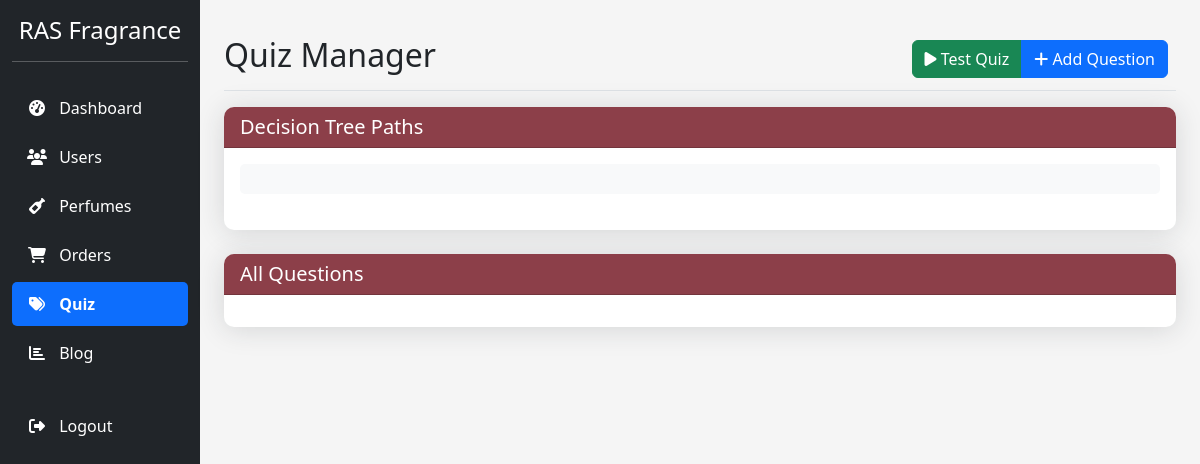
Page /manage_quiz.php on the earlier database version.
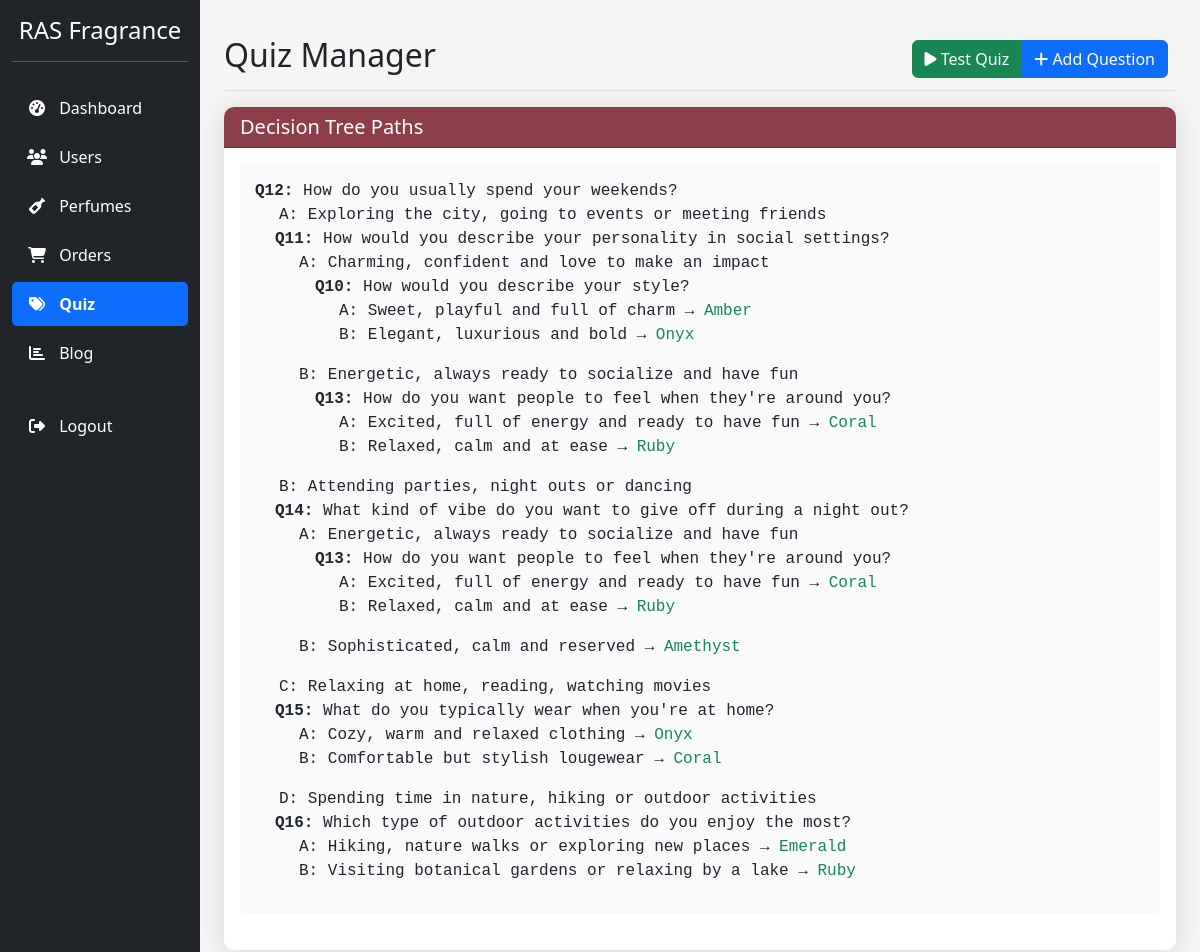
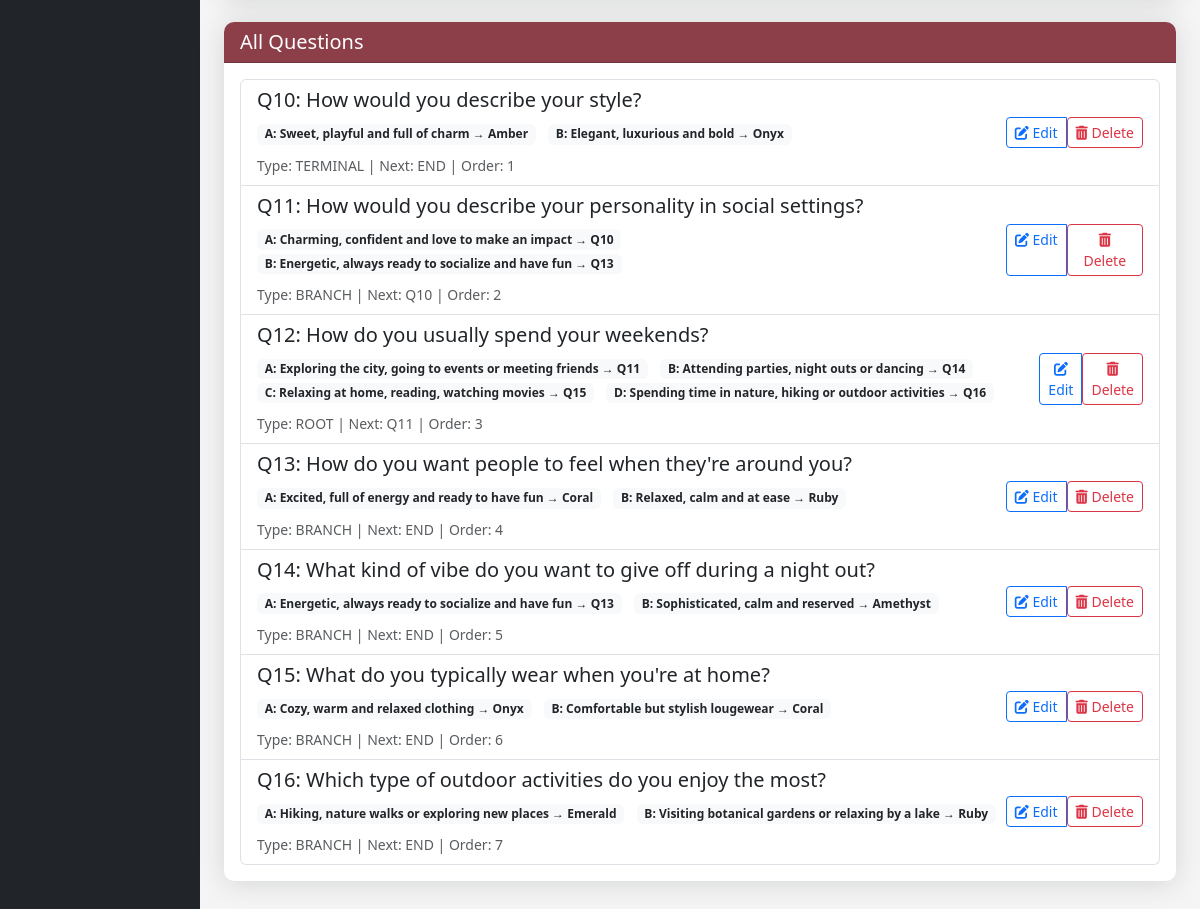
Same page on the later database version (2 pictures, top to bottom).
### tables this page shows
CREATE TABLE `perfume_quiz` (
  `id` int(11) NOT NULL,
  `question` text NOT NULL,
  `answers` longtext NOT NULL CHECK (json_valid(`answers`)),
  `is_active` tinyint(1) DEFAULT 1,
  `sort_order` int(11) DEFAULT 0,
  `question_type` enum('root','branch','terminal') DEFAULT 'branch',
  `next_question_id` int(11) DEFAULT NULL
);

### manage_quiz.php (the view, shortened to what the rows shown need)
<?php
require_once 'db_connection.php';
$questions = [];
$result = $conn->query("SELECT * FROM perfume_quiz ORDER BY sort_order");
if ($result) {
    while ($row = $result->fetch_assoc()) {
        $questions[] = $row;
    }
}
?>
<!DOCTYPE html>
<html lang="en">
<head>
    <link href="https://cdn.jsdelivr.net/npm/bootstrap@5.3.0/dist/css/bootstrap.min.css" rel="stylesheet">
    <link rel="stylesheet" href="https://cdnjs.cloudflare.com/ajax/libs/font-awesome/6.4.0/css/all.min.css">
</head>
<body>
    <div class="container-fluid">
        <div class="row">
            <main class="col-md-9 ms-sm-auto col-lg-10 px-md-4 main-content">
                <div class="d-flex justify-content-between flex-wrap flex-md-nowrap align-items-center pt-3 pb-2 mb-3 page-header">
                    <h1 class="h2"><?= isset($_GET['quiz']) ? 'Perfume Quiz' : 'Quiz Manager' ?></h1>
                </div>
                <?php if (isset($_GET['quiz'])): ?>
                    <div class="quiz-container" id="quiz-container">
                    </div>
                    <script>
                        document.addEventListener('DOMContentLoaded', function() {
                            const questions = <?= json_encode($questions) ?>;
                            let currentQuestion = questions.find(q => q.question_type === 'root');
                            if (!currentQuestion) {
                                document.getElementById('quiz-container').innerHTML = `
                                    <div class="alert alert-danger">
                                        No root question found. Please set a question as root type.
                                    </div>`;
                                return;
                            }
                            function loadQuestion(question) {
                                try {
                                    const answers = JSON.parse(question.answers);
                                    let answersHTML = '';
                                    for (const [key, answer] of Object.entries(answers)) {
                                        answersHTML += `
                                            <button onclick="handleAnswer('${key}')"
                                                    class="list-group-item list-group-item-action answer-btn">
                                                <strong>${key}.</strong> ${answer.text}
                                            </button>`;
                                    }
                                    document.getElementById('quiz-container').innerHTML = `
                                        <h3 class="mb-4">${question.question}</h3>
                                        <div class="list-group">
                                            ${answersHTML}
                                        </div>`;
                                } catch (e) {
                                    console.error('Error parsing answers:', e);
                                    showError('Error loading question format');
                                }
                            }
                            window.handleAnswer = function(answerKey) {
                                try {
                                    const answers = JSON.parse(currentQuestion.answers);
                                    const selectedAnswer = answers[answerKey];
                                    if (!selectedAnswer) {
                                        throw new Error(`Answer ${answerKey} not found`);
                                    }
                                    // Check for direct perfume result
                                    if (selectedAnswer.perfume) {
                                        showResult(selectedAnswer.perfume);
                                        return;
                                    }
                                    // Check for branch-specific next question
                                    if (selectedAnswer.next_question_id) {
                                        const nextQuestion = questions.find(q => q.id == selectedAnswer.next_question_id);
                                        if (nextQuestion) {
                                            currentQuestion = nextQuestion;
                                            loadQuestion(currentQuestion);
                                            return;
                                        }
                                    }
                                    // Fall back to default next question
                                    if (currentQuestion.next_question_id) {
                                        const nextQuestion = questions.find(q => q.id == currentQuestion.next_question_id);
                                        if (nextQuestion) {
                                            currentQuestion = nextQuestion;
                                            loadQuestion(currentQuestion);
                                            return;
                                        }
                                    }
                                    showCompletion();
                                } catch (e) {
                                    console.error('Error handling answer:', e);
                                    showError('Error processing your answer');
                                }
                            };
                            window.restartQuiz = function() {
                                currentQuestion = questions.find(q => q.question_type === 'root');
                                if (currentQuestion) {
                                    loadQuestion(currentQuestion);
                                }
                            };
                            function showResult(perfume) {
                                document.getElementById('quiz-container').innerHTML = `
                                    <div class="text-center">
                                        <h2 class="text-success">${perfume}</h2>
                                        <p class="lead">Your perfect fragrance match!</p>
                                        <button onclick="restartQuiz()" class="btn btn-primary">
                                            Start Over
                                        </button>
                                    </div>`;
                            }
                            function showCompletion() {
                                document.getElementById('quiz-container').innerHTML = `
                                    <div class="alert alert-info">
                                        Quiz completed! No further questions available.
                                    </div>
                                    <button onclick="restartQuiz()" class="btn btn-primary">
                                        Start Over
                                    </button>`;
                            }
                            function showError(message) {
                                document.getElementById('quiz-container').innerHTML = `
                                    <div class="alert alert-danger">
                                        ${message}. Please try again.
                                    </div>
                                    <button onclick="restartQuiz()" class="btn btn-primary">
                                        Restart Quiz
                                    </button>`;
                            }
                            // Start the quiz
                            loadQuestion(currentQuestion);
                        });
                    </script>
                <?php else: ?>
                    <div class="card mb-4">
                        <div class="card-body">
                            <div class="tree-path">
                                <?php
                                function renderQuestionPath($questionId, $questions, $indent = 0) {
                                    $question = $questions[array_search($questionId, array_column($questions, 'id'))] ?? null;
                                    $answers = json_decode($question['answers'], true);
                                    ?>
                                    <div class="mb-3" style="margin-left: <?= $indent * 20 ?>px;">
                                        <strong>Q<?= $question['id'] ?>:</strong> <?= $question['question'] ?>
                                        <?php foreach ($answers as $key => $a): ?>
                                            <div class="ms-4">
                                                <?= $key ?>: <?= $a['text'] ?>
                                                <?php if(!empty($a['perfume'])): ?>
                                                    → <span class="text-success"><?= $a['perfume'] ?></span>
                                                <?php endif; ?>
                                            </div>
                                            <?php
                                            if (!empty($a['next_question_id'])) {
                                                renderQuestionPath($a['next_question_id'], $questions, $indent + 1);
                                            }
                                            ?>
                                        <?php endforeach; ?>
                                    </div>
                                    <?php
                                }
                                $roots = array_filter($questions, fn($q) => $q['question_type'] == 'root');
                                foreach ($roots as $root) {
                                    renderQuestionPath($root['id'], $questions);
                                }
                                ?>
                            </div>
                        </div>
                    </div>
                    <div class="card">
                        <div class="card-body">
                            <div class="list-group">
                                <?php foreach ($questions as $q): ?>
                                    <div class="list-group-item">
                                        <div class="d-flex justify-content-between align-items-center">
                                            <div>
                                                <h5>Q<?= $q['id'] ?>: <?= htmlspecialchars($q['question']) ?></h5>
                                                <div class="mb-2">
                                                    <?php
                                                    $answers = json_decode($q['answers'], true);
                                                    foreach ($answers as $key => $a): ?>
                                                        <span class="badge bg-light text-dark me-2">
                                                            <?= $key ?>: <?= htmlspecialchars($a['text']) ?>
                                                            <?php if(!empty($a['perfume'])): ?>
                                                                → <?= htmlspecialchars($a['perfume']) ?>
                                                            <?php endif; ?>
                                                            <?php if(!empty($a['next_question_id'])): ?>
                                                                → Q<?= $a['next_question_id'] ?>
                                                            <?php endif; ?>
                                                        </span>
                                                    <?php endforeach; ?>
                                                </div>
                                                <small class="text-muted">
                                                    Type: <?= strtoupper($q['question_type']) ?> |
                                                    Next: <?= $q['next_question_id'] ? 'Q'.$q['next_question_id'] : 'END' ?> |
                                                    Order: <?= $q['sort_order'] ?>
                                                </small>
                                            </div>
                                            <div class="btn-group">
                                                <a href="#" class="btn btn-sm btn-outline-primary edit-question-btn"
                                                   data-id="<?= $q['id'] ?>"
                                                   data-question="<?= htmlspecialchars($q['question']) ?>"
                                                   data-answers='<?= $q['answers'] ?>'
                                                   data-type="<?= $q['question_type'] ?>"
                                                   data-next="<?= $q['next_question_id'] ?>"
                                                   data-order="<?= $q['sort_order'] ?>">
                                                   <i class="fas fa-edit"></i> Edit
                                                </a>
                                                <form method="post" class="d-inline" onsubmit="return confirm('Delete this question?')">
                                                    <button type="submit" class="btn btn-sm btn-outline-danger">
                                                        <i class="fas fa-trash-alt"></i> Delete
                                                    </button>
                                                </form>
                                            </div>
                                        </div>
                                    </div>
                                <?php endforeach; ?>
                            </div>
                        </div>
                    </div>
                <?php endif; ?>
            </main>
        </div>
    </div>
</body>
</html>

Differences in the rows shown:
added perfume_quiz: id "12", question "How do you usually spend your weekends?", key "A", text "Exploring the city, going to events or meeting friends", text "Charming, confident and love to make an impact", text "Sweet, playful and full of charm", perfume "Amber", key "B", text "Elegant, luxurious and bold", perfume "Onyx", text "Energetic, always ready to socialize and have fun", text "Excited, full of energy and ready to have fun", perfume "Coral", text "Relaxed, calm and at ease", perfume "Ruby", text "Attending parties, night outs or dancing", text "Sophisticated, calm and reserved", perfume "Amethyst", key "C", text "Relaxing at home, reading, watching movies", text "Cozy, warm and relaxed clothing", text "Comfortable but stylish lougewear", key "D", text "Spending time in nature, hiking or outdoor activities", text "Hiking, nature walks or exploring new places", perfume "Emerald", text "Visiting botanical gardens or relaxing by a lake", next_question_id "11", next_question_id "14", next_question_id "15", next_question_id "16", question_type "ROOT", next_question "11", sort_order "3"
added perfume_quiz: id "11", question "How would you describe your personality in social settings?", key "A", text "Charming, confident and love to make an impact", next_question_id "10", key "B", text "Energetic, always ready to socialize and have fun", next_question_id "13", question_type "BRANCH", next_question "10", sort_order "2", shown under "All Questions"
added perfume_quiz: id "10", question "How would you describe your style?", key "A", text "Sweet, playful and full of charm", perfume "Amber", key "B", text "Elegant, luxurious and bold", perfume "Onyx", question_type "TERMINAL", shows "END", sort_order "1", shown under "All Questions"
added perfume_quiz: id "13", question "How do you want people to feel when they're around you?", key "A", text "Excited, full of energy and ready to have fun", perfume "Coral", key "B", text "Relaxed, calm and at ease", perfume "Ruby", question_type "BRANCH", shows "END", sort_order "4", shown under "All Questions"
added perfume_quiz: id "14", question "What kind of vibe do you want to give off during a night out?", key "A", text "Energetic, always ready to socialize and have fun", next_question_id "13", key "B", text "Sophisticated, calm and reserved", perfume "Amethyst", question_type "BRANCH", shows "END", sort_order "5", shown under "All Questions"
added perfume_quiz: id "15", question "What do you typically wear when you're at home?", key "A", text "Cozy, warm and relaxed clothing", perfume "Onyx", key "B", text "Comfortable but stylish lougewear", perfume "Coral", question_type "BRANCH", shows "END", sort_order "6", shown under "All Questions"
added perfume_quiz: id "16", question "Which type of outdoor activities do you enjoy the most?", key "A", text "Hiking, nature walks or exploring new places", perfume "Emerald", key "B", text "Visiting botanical gardens or relaxing by a lake", perfume "Ruby", question_type "BRANCH", shows "END", sort_order "7", shown under "All Questions"
